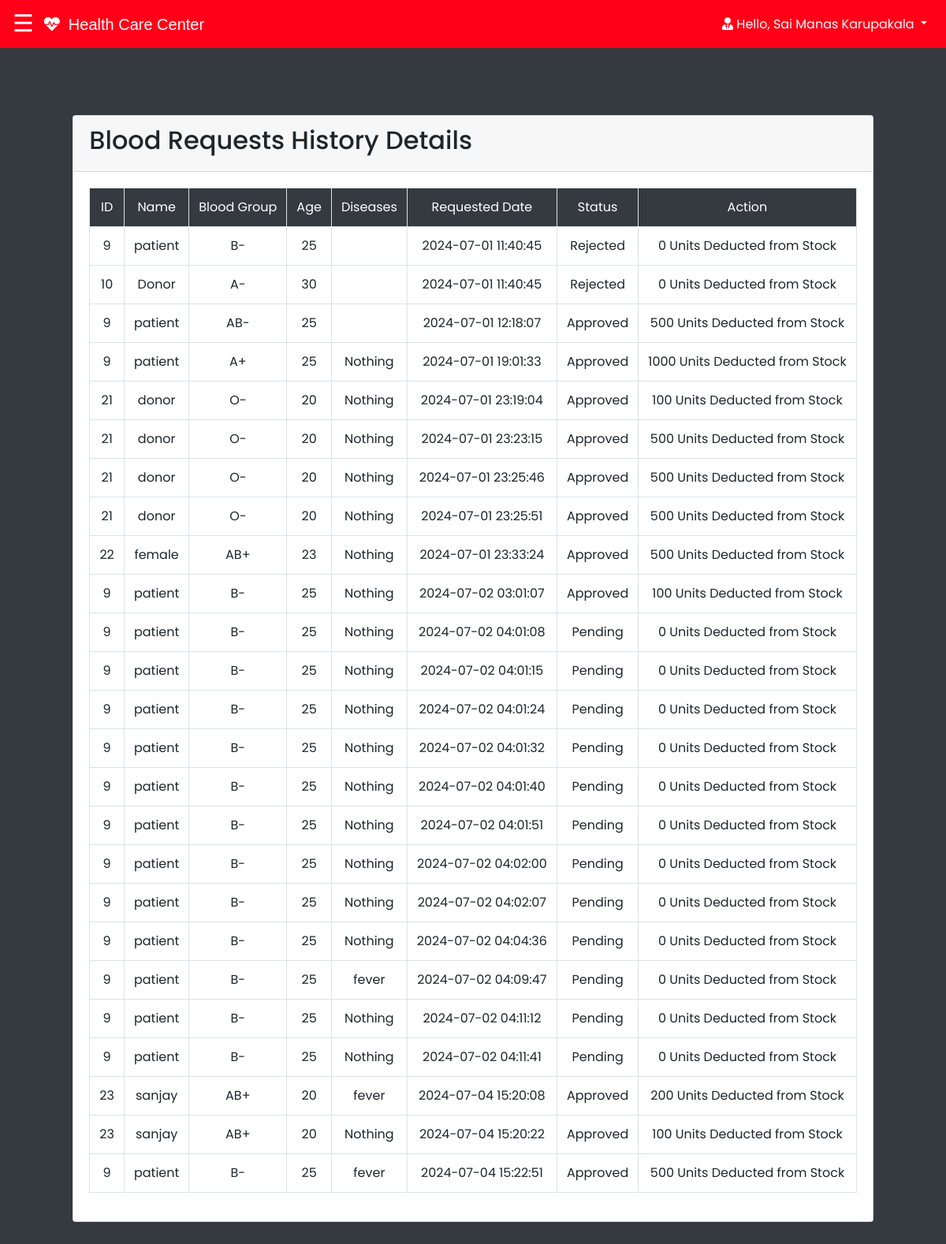
The app's page /admin/request_history.php (signed in) with its own data.
### tables this page shows
CREATE TABLE `requestshistory` (
  `id` int(255) NOT NULL,
  `blood_group` varchar(255) NOT NULL,
  `diseases` varchar(255) NOT NULL,
  `units` int(255) NOT NULL,
  `date` datetime NOT NULL DEFAULT current_timestamp(),
  `status` varchar(255) NOT NULL DEFAULT 'Pending'
);

CREATE TABLE `user_form` (
  `id` int(11) NOT NULL,
  `name` varchar(255) DEFAULT NULL,
  `email` varchar(255) DEFAULT NULL,
  `age` int(255) DEFAULT NULL,
  `pass` varchar(255) DEFAULT NULL,
  `gender` varchar(255) NOT NULL DEFAULT 'Gender',
  `number` int(255) DEFAULT NULL,
  `BloodGroup` varchar(255) NOT NULL DEFAULT 'blood group',
  `diseases` varchar(255) NOT NULL DEFAULT 'Nothing',
  `address` varchar(255) DEFAULT NULL,
  `user_type` varchar(255) NOT NULL DEFAULT 'Select User Type',
  `date` datetime NOT NULL DEFAULT current_timestamp()
);

### admin/request_history.php (the view, shortened to what this page needs)
<?php
@include '../css/navbar.php';
$query = "select uf.id,uf.name,rh.diseases,uf.age,rh.blood_group,rh.units,rh.date,rh.status from user_form uf, requestshistory rh where uf.id=rh.id";
$result = mysqli_query($conn,$query);
?>
<!DOCTYPE html>
<html lang="en">
<head>
    <link rel="stylesheet" href="https://stackpath.bootstrapcdn.com/bootstrap/4.3.1/css/bootstrap.min.css">
    <link rel="stylesheet" href="https://cdnjs.cloudflare.com/ajax/libs/font-awesome/5.14.0/css/all.css">
   <link rel="stylesheet" href="css/style.css">
</head>
<body class="bg-dark">
    <header>
    </header>
    <div class="container">
        <div class="row mt-5">
            <div class="col">
                <div class="card mt-5">
                    <div class="card-header">
                        <h2 class="display-6 text-left">Blood Requests History Details</h2>
                    </div>
                <div class="card-body">
                    <table class="table table-bordered text-center">
                    <tr class="bg-dark text-white">
                    <link rel="stylesheet" href="../css/style.css">
                        <td> ID </td>
                        <td> Name </td>
                        <td> Blood Group </td>
                        <td> Age </td>
                        <td> Diseases </td>
                        <td> Requested Date </td>
                        <td> Status </td>
                        <td> Action </td>
                    </tr>
                    <tr>
                    <?php
                        while($row = mysqli_fetch_assoc($result)) {
                    ?>
                        <td><?php echo $row['id']; ?></td>
                        <td><?php echo $row['name']; ?></td>
                        <td><?php echo $row['blood_group']; ?></td>
                        <td><?php echo $row['age']; ?></td>
                        <td><?php echo $row['diseases']; ?></td>
                        <td><?php echo $row['date']; ?></td>
                        <td><?php echo $row['status']; ?></td>
                        <td>
                            <?php
                            if($row['status']=='Approved' ) {
                                echo $row['units'];echo " Units Deducted from Stock";
                            }
                            else{
                                echo "0 Units Deducted from Stock";
                            }
                            ?>
                        </td>
                        </tr>
                    <?php
                        }
                    ?>
</body>
</html>

### css/style.css (style rules this page uses)
* { font-family: 'Poppins', sans-serif; margin:0; padding:0; box-sizing: border-box; outline: none; border:none; text-decoration: none; }
.container { min-height: 100vh; display: flex; align-items: center; justify-content: center; padding:20px; padding-bottom: 60px; }
header { padding-top: 30px; text-align: center; }

### css/sidebar_admin.php (style rules this page uses)
body { font-family: "Lato", sans-serif; }

### admin/request_history.php (style rules this page uses)
table, td, th { border: 1px solid; }
table { width: 200%; border-collapse: collapse; }

### records on screen
requestshistory: id "9", id.name "patient", blood_group "B-", id.age "25", date "2024-07-01 11:40:45", status "Rejected", shows "0 Units Deducted from Stock"
requestshistory: id "10", id.name "Donor", blood_group "A-", id.age "30", date "2024-07-01 11:40:45", status "Rejected", shows "0 Units Deducted from Stock"
requestshistory: id "9", id.name "patient", blood_group "AB-", id.age "25", date "2024-07-01 12:18:07", status "Approved", units "500"
requestshistory: id "9", id.name "patient", blood_group "A+", id.age "25", diseases "Nothing", date "2024-07-01 19:01:33", status "Approved", units "1000"
requestshistory: id "21", id.name "donor", blood_group "O-", id.age "20", diseases "Nothing", date "2024-07-01 23:19:04", status "Approved", units "100"
requestshistory: id "21", id.name "donor", blood_group "O-", id.age "20", diseases "Nothing", date "2024-07-01 23:23:15", status "Approved", units "500"
requestshistory: id "21", id.name "donor", blood_group "O-", id.age "20", diseases "Nothing", date "2024-07-01 23:25:46", status "Approved", units "500"
requestshistory: id "21", id.name "donor", blood_group "O-", id.age "20", diseases "Nothing", date "2024-07-01 23:25:51", status "Approved", units "500"
requestshistory: id "22", id.name "female", blood_group "AB+", id.age "23", diseases "Nothing", date "2024-07-01 23:33:24", status "Approved", units "500"
requestshistory: id "9", id.name "patient", blood_group "B-", id.age "25", diseases "Nothing", date "2024-07-02 03:01:07", status "Approved", units "100"
requestshistory: id "9", id.name "patient", blood_group "B-", id.age "25", diseases "Nothing", date "2024-07-02 04:01:08", status "Pending", shows "0 Units Deducted from Stock"
requestshistory: id "9", id.name "patient", blood_group "B-", id.age "25", diseases "Nothing", date "2024-07-02 04:01:15", status "Pending", shows "0 Units Deducted from Stock"
requestshistory: id "9", id.name "patient", blood_group "B-", id.age "25", diseases "Nothing", date "2024-07-02 04:01:24", status "Pending", shows "0 Units Deducted from Stock"
requestshistory: id "9", id.name "patient", blood_group "B-", id.age "25", diseases "Nothing", date "2024-07-02 04:01:32", status "Pending", shows "0 Units Deducted from Stock"
requestshistory: id "9", id.name "patient", blood_group "B-", id.age "25", diseases "Nothing", date "2024-07-02 04:01:40", status "Pending", shows "0 Units Deducted from Stock"
requestshistory: id "9", id.name "patient", blood_group "B-", id.age "25", diseases "Nothing", date "2024-07-02 04:01:51", status "Pending", shows "0 Units Deducted from Stock"
requestshistory: id "9", id.name "patient", blood_group "B-", id.age "25", diseases "Nothing", date "2024-07-02 04:02:00", status "Pending", shows "0 Units Deducted from Stock"
requestshistory: id "9", id.name "patient", blood_group "B-", id.age "25", diseases "Nothing", date "2024-07-02 04:02:07", status "Pending", shows "0 Units Deducted from Stock"
requestshistory: id "9", id.name "patient", blood_group "B-", id.age "25", diseases "Nothing", date "2024-07-02 04:04:36", status "Pending", shows "0 Units Deducted from Stock"
requestshistory: id "9", id.name "patient", blood_group "B-", id.age "25", diseases "fever", date "2024-07-02 04:09:47", status "Pending", shows "0 Units Deducted from Stock"
requestshistory: id "9", id.name "patient", blood_group "B-", id.age "25", diseases "Nothing", date "2024-07-02 04:11:12", status "Pending", shows "0 Units Deducted from Stock"
requestshistory: id "9", id.name "patient", blood_group "B-", id.age "25", diseases "Nothing", date "2024-07-02 04:11:41", status "Pending", shows "0 Units Deducted from Stock"
requestshistory: id "23", id.name "sanjay", blood_group "AB+", id.age "20", diseases "fever", date "2024-07-04 15:20:08", status "Approved", units "200"
requestshistory: id "23", id.name "sanjay", blood_group "AB+", id.age "20", diseases "Nothing", date "2024-07-04 15:20:22", status "Approved", units "100"
requestshistory: id "9", id.name "patient", blood_group "B-", id.age "25", diseases "fever", date "2024-07-04 15:22:51", status "Approved", units "500"

### other values on screen
$regValue "Sai Manas Karupakala"
